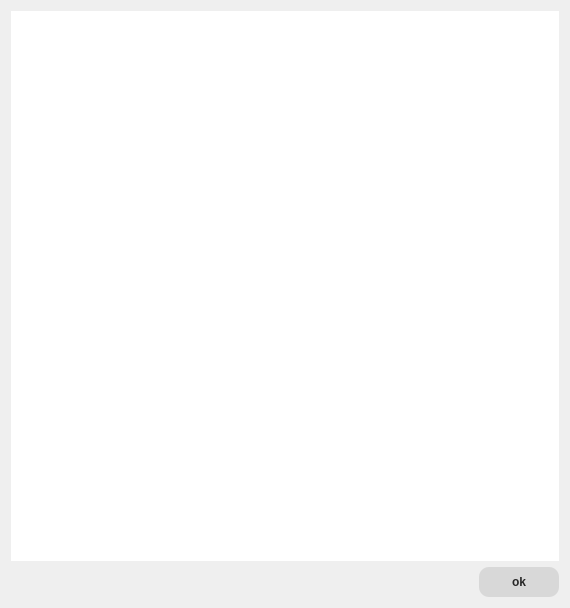
<?xml version="1.0" encoding="UTF-8"?>
<ui version="4.0">
 <class>DFastLicenseTextBox</class>
 <widget class="QWidget" name="DFastLicenseTextBox">
  <property name="geometry">
   <rect>
    <x>0</x>
    <y>0</y>
    <width>570</width>
    <height>608</height>
   </rect>
  </property>
  <property name="windowTitle">
   <string>Form</string>
  </property>
  <layout class="QVBoxLayout" name="verticalLayout">
   <item>
    <widget class="QPlainTextEdit" name="plainTextEdit">
     <property name="frameShape">
      <enum>QFrame::NoFrame</enum>
     </property>
     <property name="frameShadow">
      <enum>QFrame::Plain</enum>
     </property>
     <property name="readOnly">
      <bool>false</bool>
     </property>
    </widget>
   </item>
   <item>
    <layout class="QHBoxLayout" name="horizontalLayout">
     <item>
      <spacer name="horizontalSpacer">
       <property name="orientation">
        <enum>Qt::Horizontal</enum>
       </property>
       <property name="sizeHint" stdset="0">
        <size>
         <width>40</width>
         <height>20</height>
        </size>
       </property>
      </spacer>
     </item>
     <item>
      <widget class="QPushButton" name="pushButton">
       <property name="minimumSize">
        <size>
         <width>80</width>
         <height>30</height>
        </size>
       </property>
       <property name="font">
        <font>
         <weight>75</weight>
         <bold>true</bold>
        </font>
       </property>
       <property name="styleSheet">
        <string notr="true">QPushButton {
border-style: flat;
background-color:  rgb(216,216,216); 
color: rgb(40,40,40);
border-radius: 10;
}

QPushButton:disabled {
border-style: flat;
background-color:  rgb(236,236,236); 
color: rgb(140,140,140);
border-radius: 10;
}

QPushButton:hover {
border-style: flat; 
background-color: rgb(160,160,160);
color: rgb(40,40,40);
border-radius: 5;
}

QPushButton:pressed {
border-style: flat; 
background-color: transparent;
color: rgb(40,40,40);
border-radius: 2;
border-color: black;
}</string>
       </property>
       <property name="text">
        <string>ok</string>
       </property>
      </widget>
     </item>
    </layout>
   </item>
  </layout>
 </widget>
 <resources/>
 <connections/>
</ui>
